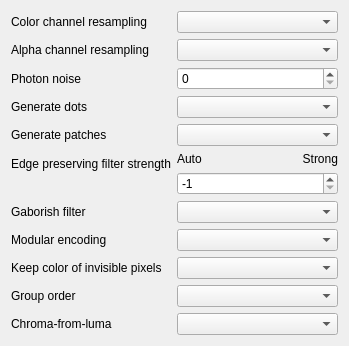
         <widget class="QWidget" name="encoderParameters">
          <attribute name="title">
           <string>Encoder parameters</string>
          </attribute>
          <layout class="QFormLayout" name="formLayout_11">
           <item row="0" column="0">
            <widget class="QLabel" name="lblResampling">
             <property name="toolTip">
              <string>&lt;html&gt;&lt;head/&gt;&lt;body&gt;&lt;p&gt;Reduces color resolution to achieve smaller files. Only recommended for low quality settings as it reduces sharpness at color transitions.&lt;/p&gt;&lt;/body&gt;&lt;/html&gt;</string>
             </property>
             <property name="text">
              <string comment="JPEG-XL encoder options">Color channel resampling</string>
             </property>
            </widget>
           </item>
           <item row="0" column="1">
            <widget class="QComboBox" name="resampling">
             <property name="toolTip">
              <string>Sets resampling option. If enabled, the image's color channels are downsampled before compression, and upsampled to original size in the decoder.</string>
             </property>
            </widget>
           </item>
           <item row="1" column="0">
            <widget class="QLabel" name="lblAlphaResampling">
             <property name="toolTip">
              <string>&lt;html&gt;&lt;head/&gt;&lt;body&gt;&lt;p&gt;Reduces transparency channel resolution for smaller files. Only recommended for low quality or when precise transparency edges aren't critical.&lt;/p&gt;&lt;/body&gt;&lt;/html&gt;</string>
             </property>
             <property name="text">
              <string>Alpha channel resampling</string>
             </property>
            </widget>
           </item>
           <item row="1" column="1">
            <widget class="QComboBox" name="extraChannelResampling">
             <property name="toolTip">
              <string>Sets resampling option. If enabled, the image's alpha channel is downsampled before compression, and upsampled to original size in the decoder.</string>
             </property>
            </widget>
           </item>
           <item row="2" column="0">
            <widget class="QLabel" name="lblPhotonNoise">
             <property name="toolTip">
              <string>&lt;html&gt;&lt;head/&gt;&lt;body&gt;&lt;p&gt;Separates camera sensor noise patterns for better compression. Higher values reconstruct more noise, useful for preserving the natural look of high-ISO photos.&lt;/p&gt;&lt;/body&gt;&lt;/html&gt;</string>
             </property>
             <property name="text">
              <string comment="JPEG-XL encoder options">Photon noise</string>
             </property>
            </widget>
           </item>
           <item row="2" column="1">
            <widget class="QSpinBox" name="photonNoise">
             <property name="sizePolicy">
              <sizepolicy hsizetype="Preferred" vsizetype="Fixed">
               <horstretch>0</horstretch>
               <verstretch>0</verstretch>
              </sizepolicy>
             </property>
             <property name="toolTip">
              <string>Adds noise to the image emulating photographic film noise, the higher the given number, the grainier the image will be.
As an example, a value of 100 gives low noise whereas a value of 3200 gives a lot of noise.
The default value is 0.</string>
             </property>
             <property name="maximum">
              <number>1000000000</number>
             </property>
            </widget>
           </item>
           <item row="3" column="0">
            <widget class="QLabel" name="lblDots">
             <property name="toolTip">
              <string>&lt;html&gt;&lt;head/&gt;&lt;body&gt;&lt;p&gt;Identifies and efficiently encodes repeating dot patterns in the image. Useful for scanned documents and certain textures.&lt;/p&gt;&lt;/body&gt;&lt;/html&gt;</string>
             </property>
             <property name="text">
              <string comment="JPEG-XL encoder options">Generate dots</string>
             </property>
            </widget>
           </item>
           <item row="3" column="1">
            <widget class="QComboBox" name="dots">
             <property name="toolTip">
              <string>Enables or disables dots generation.</string>
             </property>
            </widget>
           </item>
           <item row="4" column="0">
            <widget class="QLabel" name="label">
             <property name="toolTip">
              <string>&lt;html&gt;&lt;head/&gt;&lt;body&gt;&lt;p&gt;Identifies repeated elements (like text characters or icons) and stores them once, referencing them elsewhere. Improves compression for digital illustrations and screenshots.&lt;/p&gt;&lt;/body&gt;&lt;/html&gt;</string>
             </property>
             <property name="text">
              <string comment="JPEG-XL encoder options">Generate patches</string>
             </property>
            </widget>
           </item>
           <item row="4" column="1">
            <widget class="QComboBox" name="patches">
             <property name="toolTip">
              <string>Enables or disables patches generation.</string>
             </property>
            </widget>
           </item>
           <item row="5" column="0">
            <widget class="QLabel" name="lblEpf">
             <property name="toolTip">
              <string>&lt;html&gt;&lt;head/&gt;&lt;body&gt;&lt;p&gt;Smooths areas while preserving sharp edges, improving compression without blurring important details. Higher values apply stronger filtering.&lt;/p&gt;&lt;/body&gt;&lt;/html&gt;</string>
             </property>
             <property name="text">
              <string>Edge preserving filter strength</string>
             </property>
            </widget>
           </item>
           <item row="5" column="1">
            <layout class="QGridLayout" name="gridLayout">
             <property name="leftMargin">
              <number>0</number>
             </property>
             <property name="topMargin">
              <number>0</number>
             </property>
             <property name="rightMargin">
              <number>0</number>
             </property>
             <property name="bottomMargin">
              <number>0</number>
             </property>
             <property name="horizontalSpacing">
              <number>100</number>
             </property>
             <item row="0" column="1">
              <widget class="QLabel" name="lblMax">
               <property name="text">
                <string>Strong</string>
               </property>
               <property name="alignment">
                <set>Qt::AlignRight|Qt::AlignTrailing|Qt::AlignVCenter</set>
               </property>
              </widget>
             </item>
             <item row="0" column="0">
              <widget class="QLabel" name="lblNone1">
               <property name="toolTip">
                <string>&lt;html&gt;&lt;head/&gt;&lt;body&gt;&lt;p&gt;Default (encoder chooses)&lt;/p&gt;&lt;/body&gt;&lt;/html&gt;</string>
               </property>
               <property name="text">
                <string comment="JPEG-XL encoder options">Auto</string>
               </property>
              </widget>
             </item>
             <item row="1" column="0" colspan="2">
              <widget class="KisSliderSpinBox" name="epf">
               <property name="toolTip">
                <string>Edge preserving filter level, -1 to 3. Use -1 for the default (encoder chooses), 0 to 3 to set a strength.</string>
               </property>
               <property name="minimum">
                <number>-1</number>
               </property>
               <property name="maximum">
                <number>3</number>
               </property>
               <property name="value">
                <number>-1</number>
               </property>
               <property name="pageStep" stdset="0">
                <number>1</number>
               </property>
              </widget>
             </item>
            </layout>
           </item>
           <item row="6" column="1">
            <widget class="QComboBox" name="gaborish">
             <property name="toolTip">
              <string>Enables or disables the gaborish filter.</string>
             </property>
            </widget>
           </item>
           <item row="6" column="0">
            <widget class="QLabel" name="lblGaborishFilter">
             <property name="toolTip">
              <string>&lt;html&gt;&lt;head/&gt;&lt;body&gt;&lt;p&gt;Advanced texture analysis filter that improves compression of complex textured areas while preserving visual quality.&lt;/p&gt;&lt;/body&gt;&lt;/html&gt;</string>
             </property>
             <property name="text">
              <string comment="JPEG-XL encoder options">Gaborish filter</string>
             </property>
            </widget>
           </item>
           <item row="7" column="0">
            <widget class="QLabel" name="lbModularEncoding">
             <property name="toolTip">
              <string>&lt;html&gt;&lt;head/&gt;&lt;body&gt;&lt;p&gt;Uses the Modular compression system which excels at compressing graphics with sharp edges and limited colors. Can be lossless or lossy.&lt;/p&gt;&lt;/body&gt;&lt;/html&gt;</string>
             </property>
             <property name="text">
              <string comment="JPEG-XL encoder options">Modular encoding</string>
             </property>
            </widget>
           </item>
           <item row="7" column="1">
            <widget class="QComboBox" name="modular">
             <property name="toolTip">
              <string>Enables modular encoding.</string>
             </property>
            </widget>
           </item>
           <item row="8" column="1">
            <widget class="QComboBox" name="keepInvisible">
             <property name="toolTip">
              <string>Enables or disables preserving color of invisible pixels.</string>
             </property>
            </widget>
           </item>
           <item row="9" column="1">
            <widget class="QComboBox" name="groupOrder">
             <property name="toolTip">
              <string>Determines the order in which 256x256 regions are stored in the codestream for progressive rendering.</string>
             </property>
            </widget>
           </item>
           <item row="10" column="1">
            <widget class="QComboBox" name="jpegReconCFL"/>
           </item>
           <item row="8" column="0">
            <widget class="QLabel" name="lblKeepInvisible">
             <property name="toolTip">
              <string>&lt;html&gt;&lt;head/&gt;&lt;body&gt;&lt;p&gt;Preserves color information in fully transparent areas. Disable to reduce file size when colors under transparency aren't needed.&lt;/p&gt;&lt;/body&gt;&lt;/html&gt;</string>
             </property>
             <property name="text">
              <string>Keep color of invisible pixels</string>
             </property>
            </widget>
           </item>
           <item row="9" column="0">
            <widget class="QLabel" name="lblGroupOrder">
             <property name="toolTip">
              <string>&lt;html&gt;&lt;head/&gt;&lt;body&gt;&lt;p&gt;Determines the order in which image tiles are encoded. 'Center first' prioritizes the center of the image for progressive loading, useful for web content.&lt;/p&gt;&lt;/body&gt;&lt;/html&gt;</string>
             </property>
             <property name="text">
              <string comment="JPEG-XL encoder options">Group order</string>
             </property>
            </widget>
           </item>
           <item row="10" column="0">
            <widget class="QLabel" name="lblJPEGReconCFL">
             <property name="enabled">
              <bool>true</bool>
             </property>
             <property name="toolTip">
              <string>&lt;html&gt;&lt;head/&gt;&lt;body&gt;&lt;p&gt;Predicts color from brightness information, reducing file size. Very effective for natural images where brightness and color are correlated.&lt;/p&gt;&lt;/body&gt;&lt;/html&gt;</string>
             </property>
             <property name="text">
              <string comment="JPEG-XL encoder options">Chroma-from-luma</string>
             </property>
            </widget>
           </item>
          </layout>
         </widget>
